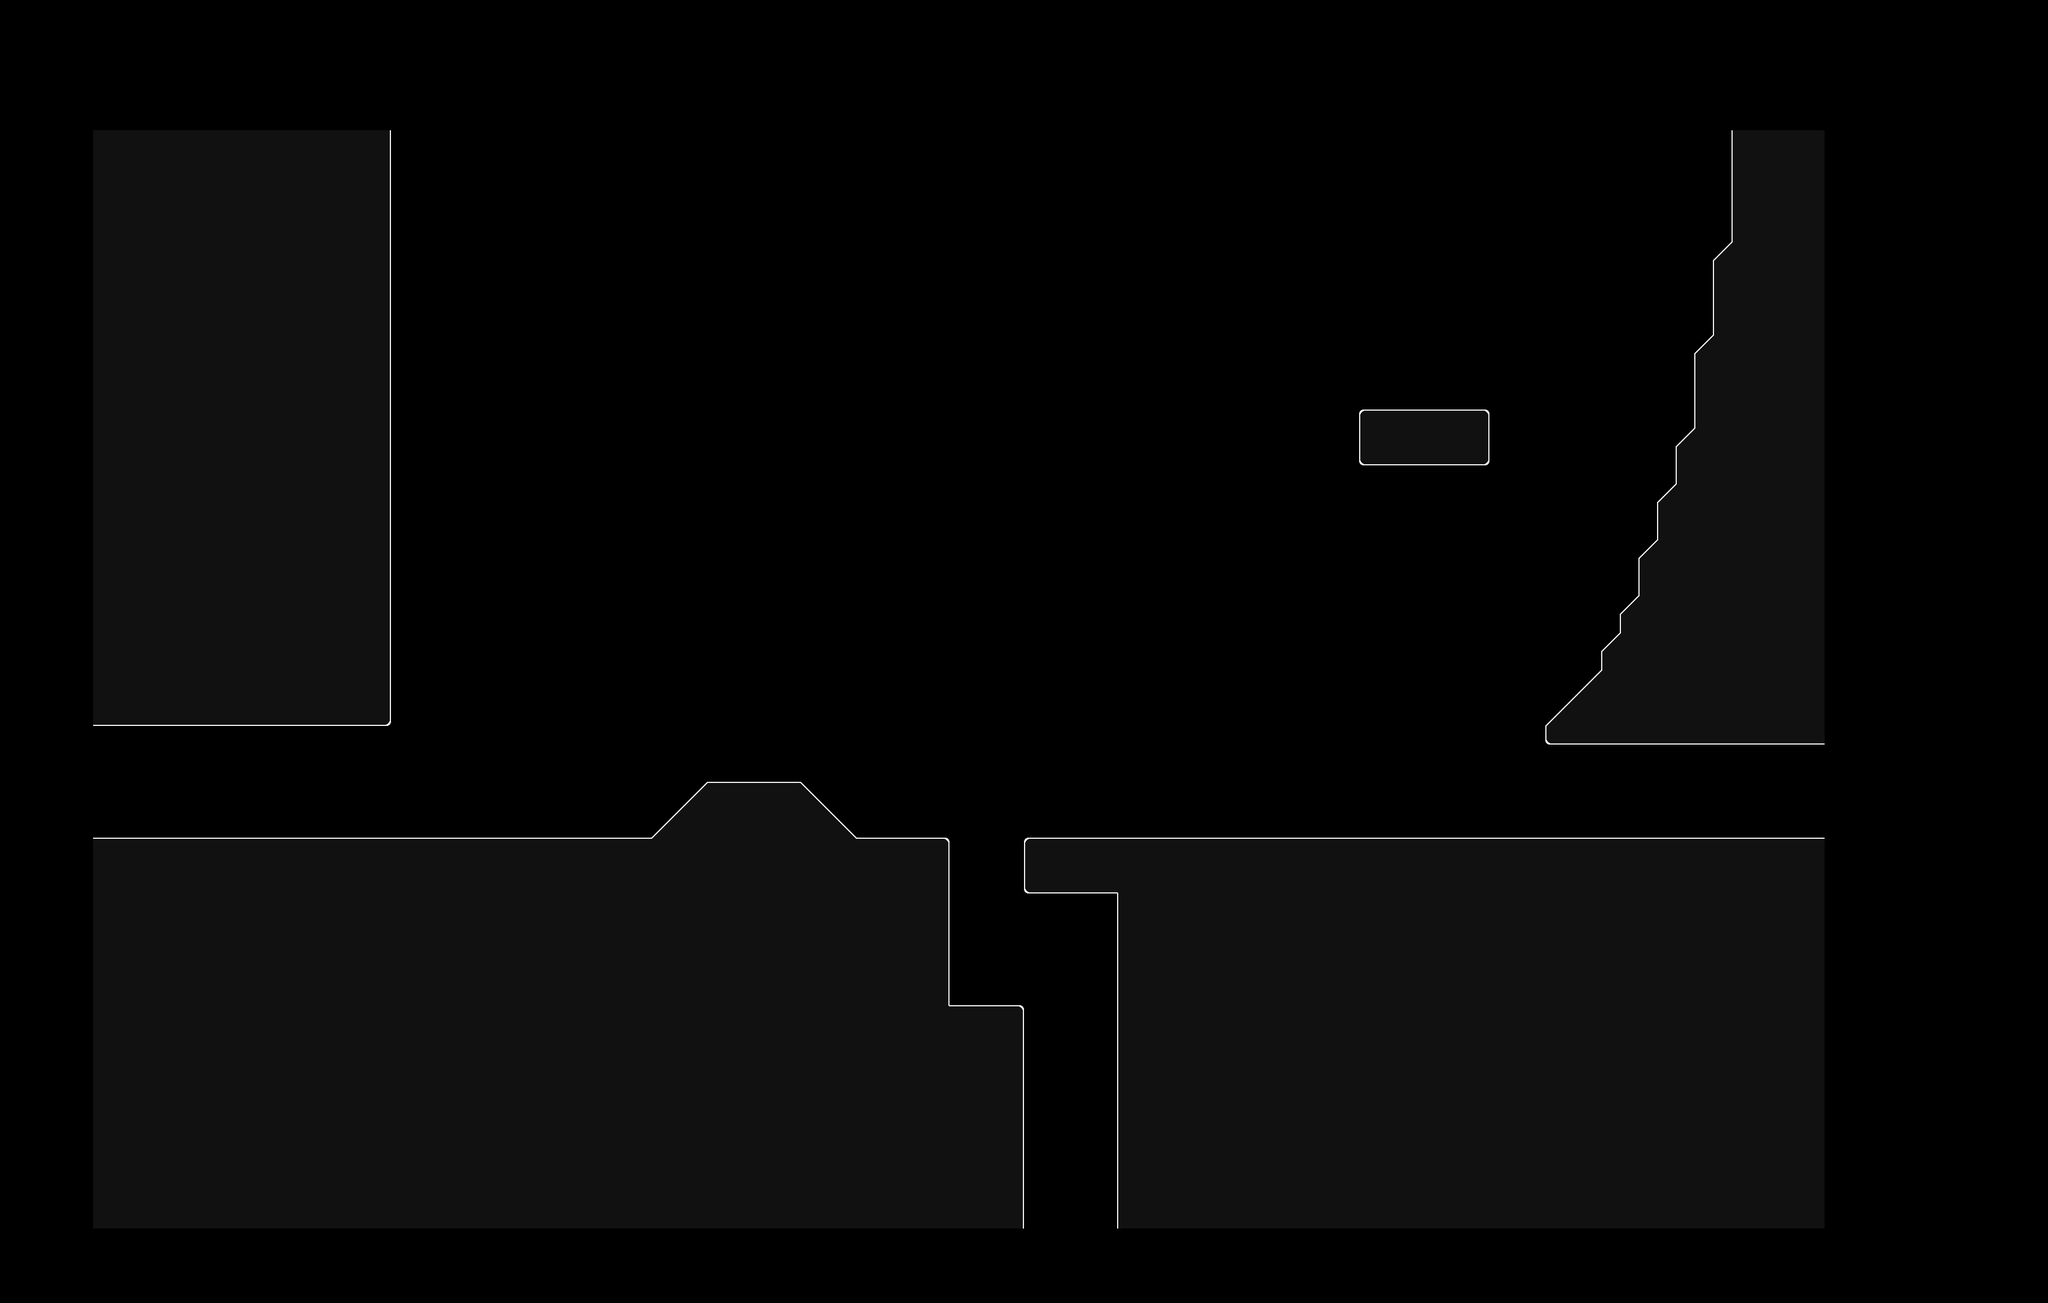

Rendered tile map (Tiled .tmx) drawn with the repository's tilesets; below, a short description and the map source with its tile grids summarised:
An orthogonal 110x70 tile map with 32x32 px tiles, 1 tile layer (Tile Layer 1) and 29 objects (4x Sensor, 4x Multitrigger, 4x Bounds, 3x Start, 3x Warp, ...).

<map version="1.8" tiledversion="1.8.4" orientation="orthogonal" renderorder="right-down" compressionlevel="0" width="110" height="70" tilewidth="32" tileheight="32" infinite="0" nextlayerid="4" nextobjectid="34">
 <properties>
  <property name="music" value="LEVEL_NOISELESS_SEA" />
  <property name="startUI" value="NOISELESS SEA,EMPTY,SCRAP" />
 </properties>
 <tileset firstgid="1" source="main_0.tsx" />
 <layer id="1" name="Tile Layer 1" width="110" height="70">
  <data>[7700 cells, 2666 non-empty, 14 distinct tile ids]</data>
 </layer>
 <objectgroup id="2" name="collision-layer">
  <object id="1" x="160" y="1248">
   <polyline points="0,0 0,192 960,192 1056,96 1216,96 1312,192 1472,192 1472,480 1600,480 1600,864 1760,864 1760,288 1600,288 1600,192 2976,192 2976,32 2496,32 2496,0 2592,-96 2592,-128 2624,-160 2624,-192 2656,-224 2656,-288 2688,-320 2688,-384 2720,-416 2720,-480 2752,-512 2752,-640 2784,-672 2784,-800 2816,-832 2816,-1024 512,-1024 512,0 0,0" />
  </object>
  <object id="2" x="2336" y="704">
   <polyline points="0,0 0,96 224,96 224,0 0,0" />
  </object>
 </objectgroup>
 <objectgroup id="3" name="event-layer">
  <object id="3" name="Start" type="Start" x="288" y="1376" width="32" height="32">
   <properties>
    <property name="startId" value="start0" />
    <property name="triggeredId" value="" />
    <property name="triggeringId" value="boundsbase" />
   </properties>
  </object>
  <object id="4" name="Sensor" type="Sensor" x="160" y="1248" width="96" height="192">
   <properties>
    <property name="triggeredId" value="" />
    <property name="triggeringId" value="warp0" />
   </properties>
  </object>
  <object id="5" name="Warp" type="Warp" x="96" y="1344" width="32" height="32">
   <properties>
    <property name="level" value="NOISELESSSEA2" />
    <property name="startId" value="start1" />
    <property name="triggeredId" value="warp0" />
   </properties>
  </object>
  <object id="6" name="Timer" type="Timer" x="128" y="96" width="32" height="32">
   <properties>
    <property name="interval" type="float" value="0" />
    <property name="triggeredId" value="startTimer" />
    <property name="triggeringId" value="onceAtStart" />
   </properties>
  </object>
  <object id="7" name="Multitrigger" type="Multitrigger" x="192" y="96" width="32" height="32">
   <properties>
    <property name="triggeredId" value="onceAtStart" />
    <property name="triggeringId" value="startTimer,unlock1" />
   </properties>
  </object>
  <object id="9" name="Bounds" type="Bounds" x="256" y="224" width="32" height="32">
   <properties>
    <property name="left" type="bool" value="true" />
    <property name="spectator" type="bool" value="true" />
    <property name="triggeredId" value="bounds2" />
    <property name="up" type="bool" value="true" />
   </properties>
  </object>
  <object id="10" name="Bounds" type="Bounds" x="3008" y="1536" width="32" height="32">
   <properties>
    <property name="down" type="bool" value="true" />
    <property name="right" type="bool" value="true" />
    <property name="spectator" type="bool" value="true" />
    <property name="triggeredId" value="bounds1" />
   </properties>
  </object>
  <object id="12" name="Prefab" type="PrefabAlternator" x="1632" y="1440" width="128" height="96">
   <properties>
    <property name="align" type="int" value="1" />
    <property name="event1" value="boundszoom" />
    <property name="event2" value="boundsbase" />
    <property name="prefabId" value="Alternator" />
    <property name="triggeredId" value="" />
    <property name="triggeringId" value="" />
   </properties>
  </object>
  <object id="13" name="Multitrigger" type="Multitrigger" x="256" y="96" width="32" height="32">
   <properties>
    <property name="triggeredId" value="boundsbase" />
    <property name="triggeringId" value="bounds1,bounds2" />
   </properties>
  </object>
  <object id="15" name="Multitrigger" type="Multitrigger" x="256" y="160" width="32" height="32">
   <properties>
    <property name="triggeredId" value="boundszoom" />
    <property name="triggeringId" value="bounds3,bounds4" />
   </properties>
  </object>
  <object id="16" name="Bounds" type="Bounds" x="1984" y="2016" width="32" height="32">
   <properties>
    <property name="down" type="bool" value="true" />
    <property name="right" type="bool" value="true" />
    <property name="triggeredId" value="bounds4" />
   </properties>
  </object>
  <object id="17" name="Bounds" type="Bounds" x="1536" y="1536" width="32" height="32">
   <properties>
    <property name="left" type="bool" value="true" />
    <property name="triggeredId" value="bounds3" />
    <property name="up" type="bool" value="true" />
   </properties>
  </object>
  <object id="19" name="Current" type="Current" x="1760" y="1728" width="160" height="384">
   <properties>
    <property name="currentX" type="float" value="0" />
    <property name="currentY" type="float" value="10" />
   </properties>
  </object>
  <object id="20" name="Start" type="Start" x="2976" y="1376" width="32" height="32">
   <properties>
    <property name="startId" value="start1" />
    <property name="triggeredId" value="" />
    <property name="triggeringId" value="boundsbase" />
   </properties>
  </object>
  <object id="21" name="Sensor" type="Sensor" x="3040" y="1280" width="96" height="160">
   <properties>
    <property name="triggeredId" value="" />
    <property name="triggeringId" value="warp1" />
   </properties>
  </object>
  <object id="22" name="Warp" type="Warp" x="3168" y="1344" width="32" height="32">
   <properties>
    <property name="level" value="NOISELESSSEA4" />
    <property name="startId" value="start0" />
    <property name="triggeredId" value="warp1" />
   </properties>
  </object>
  <object id="23" name="Prefab" type="PrefabSpawnerUnlock" x="2400" y="608" width="96" height="96">
   <properties>
    <property name="name" value="MOON_FLUTHER" />
    <property name="prefabId" value="SpawnerUnlock" />
    <property name="triggeredId" value="unlock1" />
    <property name="triggeringId" value="" />
    <property name="type" value="ARTIFACT" />
   </properties>
  </object>
  <object id="24" name="Sensor" type="Sensor" x="1280" y="224" width="32" height="1120">
   <properties>
    <property name="triggeredId" value="" />
    <property name="triggeringId" value="triggerSpawn" />
   </properties>
  </object>
  <object id="25" name="Prefab" type="PrefabLimit" x="1280" y="96" width="32" height="32">
   <properties>
    <property name="limit" type="int" value="1" />
    <property name="prefabId" value="Limit" />
    <property name="triggeredId" value="triggerSpawn" />
    <property name="triggeringId" value="wave1" />
   </properties>
  </object>
  <object id="26" name="Multitrigger" type="Multitrigger" x="1344" y="96" width="32" height="32">
   <properties>
    <property name="triggeredId" value="wave1" />
    <property name="triggeringId" value="e1,e2" />
   </properties>
  </object>
  <object id="27" name="SchmuckSpawn" type="SchmuckSpawn" x="800" y="704" width="32" height="32">
   <properties>
    <property name="enemyId" value="SWIMMER2" />
    <property name="triggeredId" value="e1" />
   </properties>
  </object>
  <object id="28" name="SchmuckSpawn" type="SchmuckSpawn" x="2528" y="928" width="32" height="32">
   <properties>
    <property name="enemyId" value="SWIMMER2" />
    <property name="triggeredId" value="e2" />
   </properties>
  </object>
  <object id="29" name="Start" type="Start" x="1824" y="1952" width="32" height="32">
   <properties>
    <property name="startId" value="start2" />
    <property name="triggeredId" value="" />
    <property name="triggeringId" value="boundszoom" />
   </properties>
  </object>
  </objectgroup>
</map>
<!-- 4 of 29 objects omitted -->
